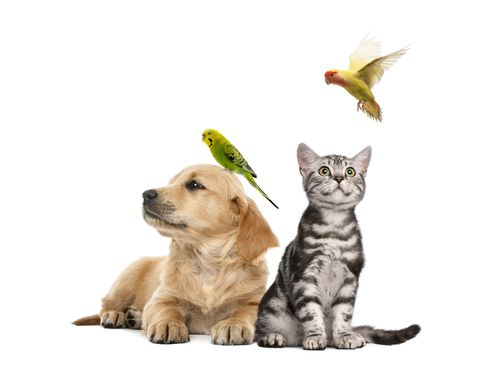
#> input picture animal.jpg, 500 x 365 px
$ python -i processamento.py   (imports and definitions only)
#> lines starting #> are read from the running program, lines starting #| are printed output that depends on the picture; after the words box and inside, x2 and y2 are one past the last pixel; in counts of white or black regions, pixels touching at a corner belong together
#> further down, picture is the input picture: shape (365, 500, 3); mean B, G, R 222.8, 229, 233.8
# -*- coding: utf-8 -*-

import cv2
import numpy as np


# ======================================
# PROCESSAMENTO PRINCIPAL
# ======================================

def processar_imagem(frame):

    # brilho e contraste
    frame = cv2.convertScaleAbs(
        frame,
        alpha=1.3,
        beta=25
    )
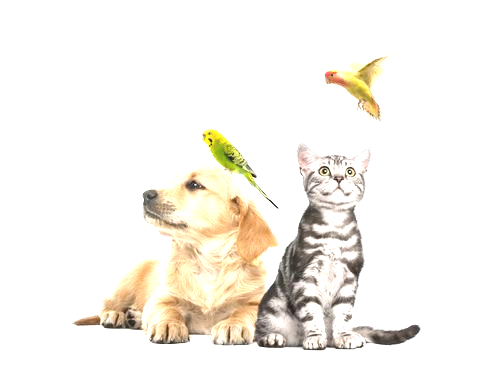
#> frame: shape (365, 500, 3); mean of channels 0, 1, 2 236.3, 242.9, 246.5; drawn as B, G, R

    # escala de cinza
    gray = cv2.cvtColor(
        frame,
        cv2.COLOR_BGR2GRAY
    )
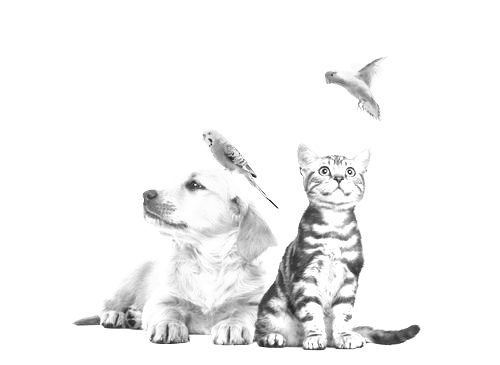
#> gray: shape (365, 500); min 28, max 255, mean 243.2

    # redução de ruído
    blur = cv2.GaussianBlur(
        gray,
        (5, 5),
        0
    )

    # detecção de bordas
    edges = cv2.Canny(
        blur,
        50,
        150
    )
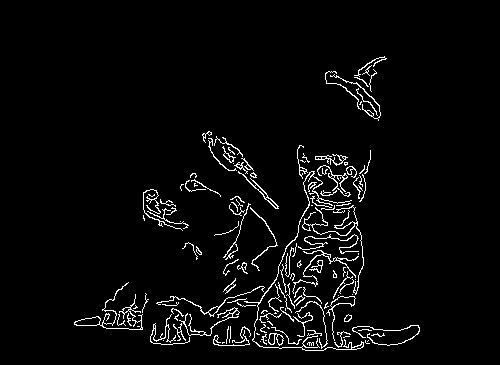
#> edges: shape (365, 500); 3.6% white in thin lines or dots, all inside (x1, y1, x2, y2) = (74, 56, 420, 351)

    # filtro de nitidez
    kernel = np.array([
        [0, -1, 0],
        [-1, 5, -1],
        [0, -1, 0]
    ])

    sharpen = cv2.filter2D(
        frame,
        -1,
        kernel
    )
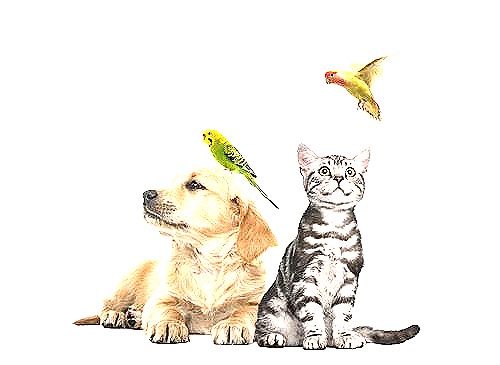
#> sharpen: shape (365, 500, 3); mean of channels 0, 1, 2 235, 241.3, 244.9; drawn as B, G, R

    return gray, blur, edges, sharpen


# ======================================
# HSV + MÁSCARA DE COR
# ======================================

def aplicar_hsv(frame):

    hsv = cv2.cvtColor(
        frame,
        cv2.COLOR_BGR2HSV
    )

    # separação dos canais
    h, s, v = cv2.split(hsv)

    # intervalo de cores
    lower = np.array([0, 50, 50])
    upper = np.array([180, 255, 255])

    # máscara
    mask = cv2.inRange(
        hsv,
        lower,
        upper
    )

    # redução de ruído na máscara
    kernel = np.ones((5,5), np.uint8)

    mask = cv2.morphologyEx(
        mask,
        cv2.MORPH_OPEN,
        kernel
    )

    return mask, h, s, v

>>> import cv2
>>> picture = cv2.imread('animal.jpg')
>>> result = processar_imagem(picture)

$ run again, on 1.png
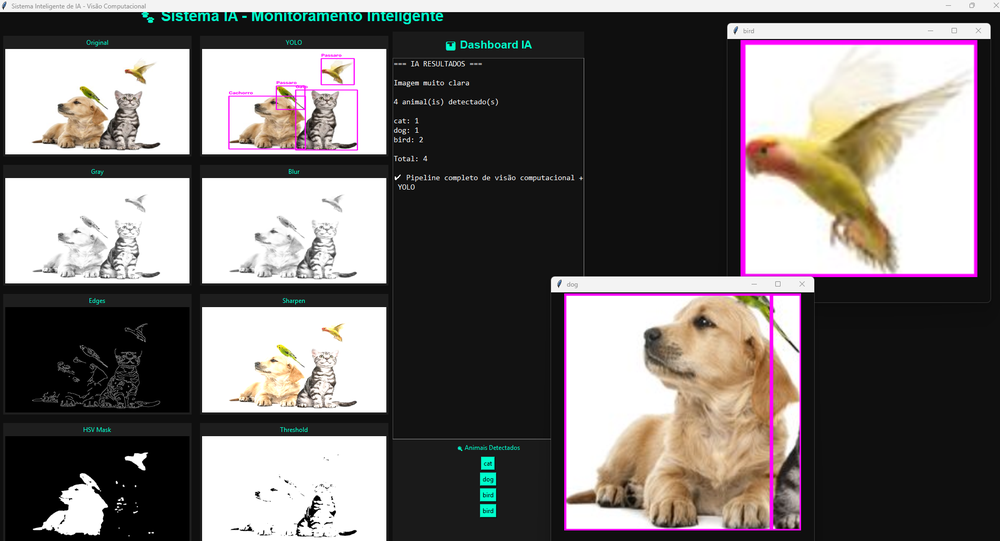
#> input picture 1.png, 1000 x 541 px, shrunk from 1900 x 1027 before the run
#> picture is the input picture: shape (541, 1000, 3); mean B, G, R 110.5, 111.9, 117
#> in processar_imagem, `edges = cv2.Canny( blur, 50, 150 )`:
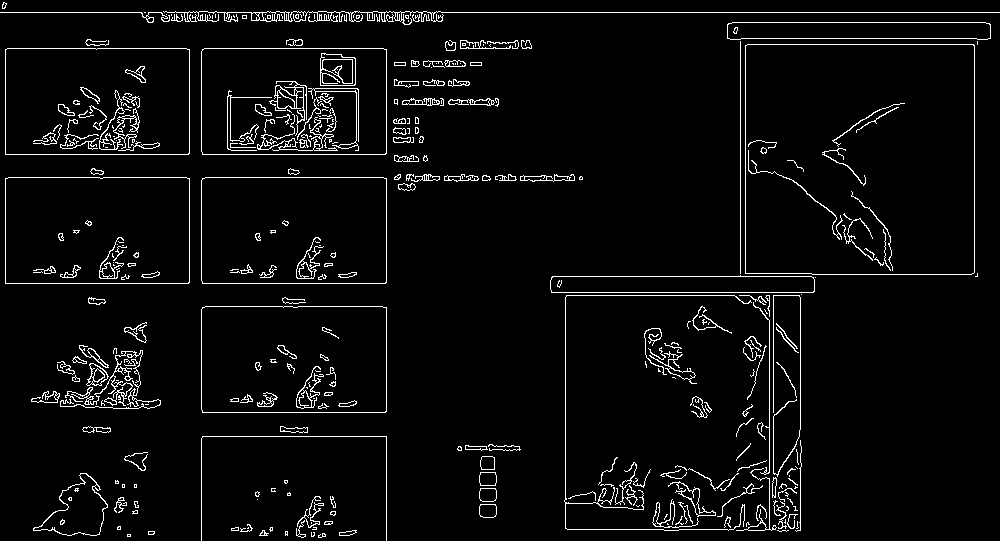
#> edges: shape (541, 1000); 4.4% white in thin lines or dots
#> in processar_imagem, `sharpen = cv2.filter2D( frame, -1, kernel )`:
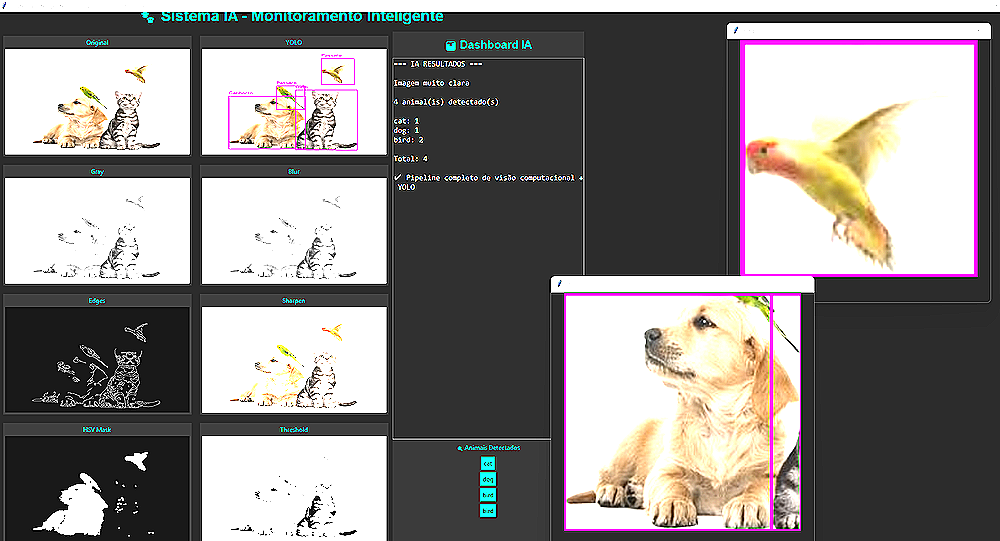
#> sharpen: shape (541, 1000, 3); mean of channels 0, 1, 2 133.9, 135.5, 139.7; drawn as B, G, R

$ run again, on 2.png
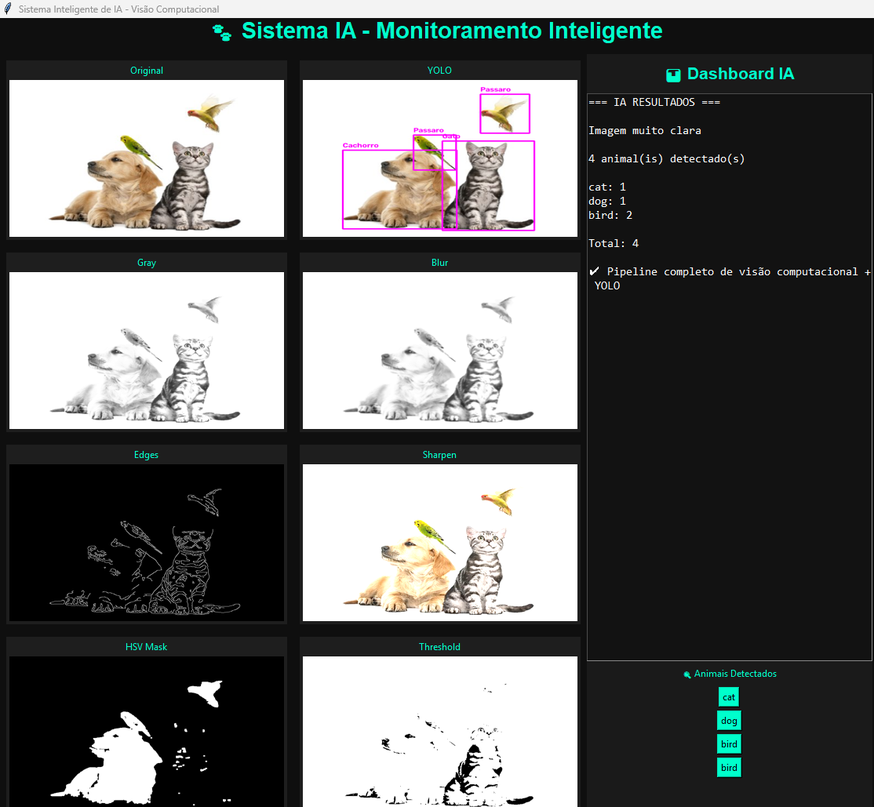
#> input picture 2.png, 874 x 807 px, shrunk from 1114 x 1029 before the run
#> picture is the input picture: shape (807, 874, 3); mean B, G, R 106, 106.9, 106.2
#> in processar_imagem, `edges = cv2.Canny( blur, 50, 150 )`:
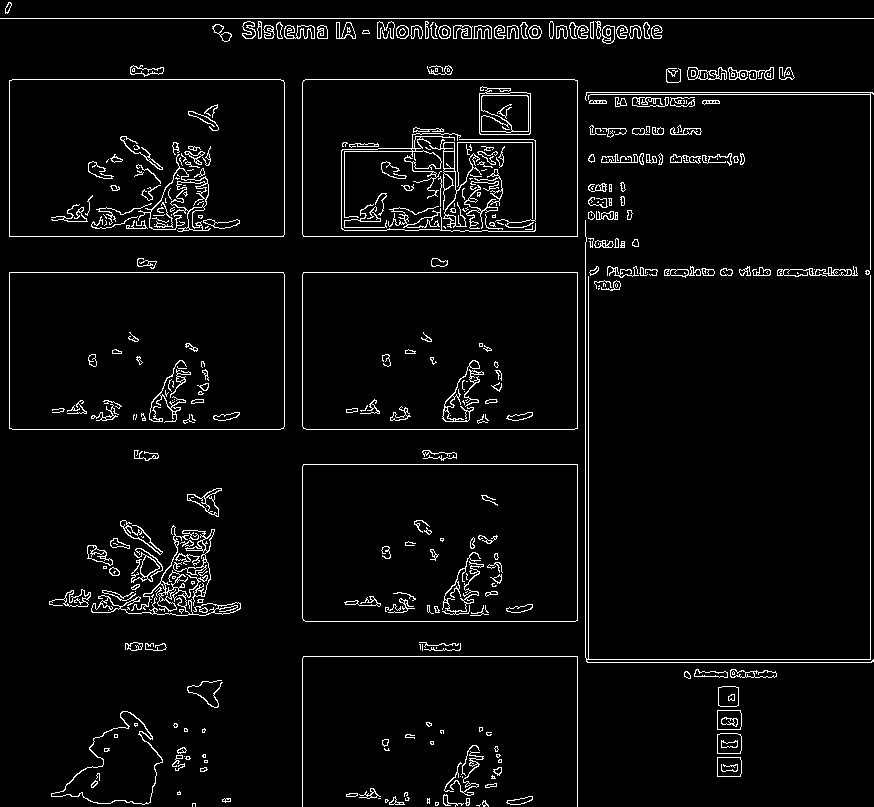
#> edges: shape (807, 874); 4.2% white in thin lines or dots
#> in processar_imagem, `sharpen = cv2.filter2D( frame, -1, kernel )`:
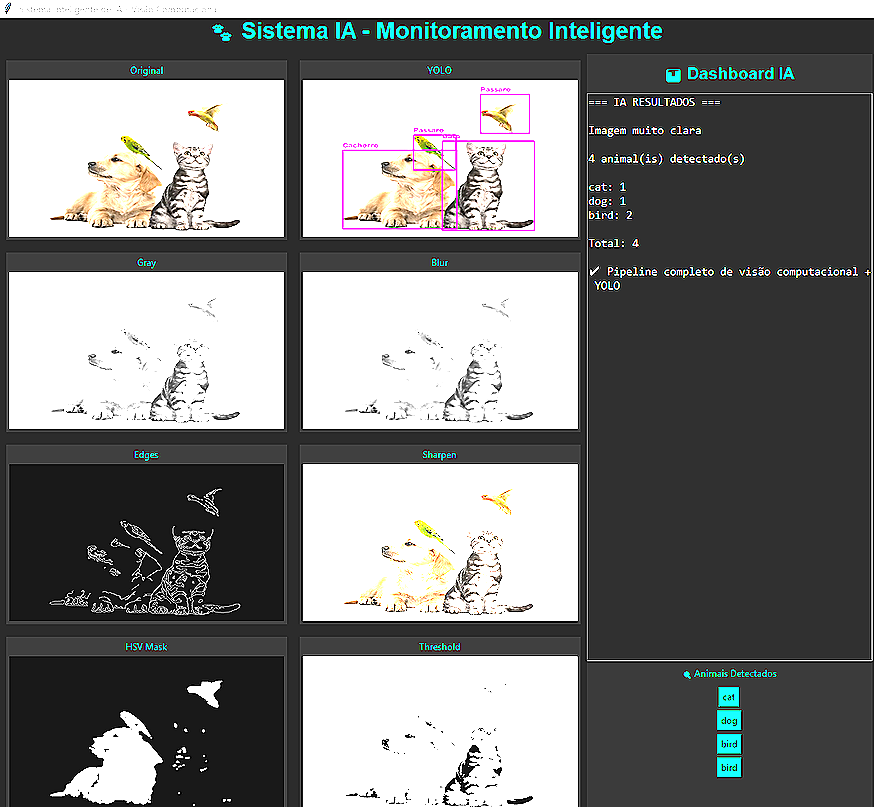
#> sharpen: shape (807, 874, 3); mean of channels 0, 1, 2 127.2, 127.9, 127.1; drawn as B, G, R
